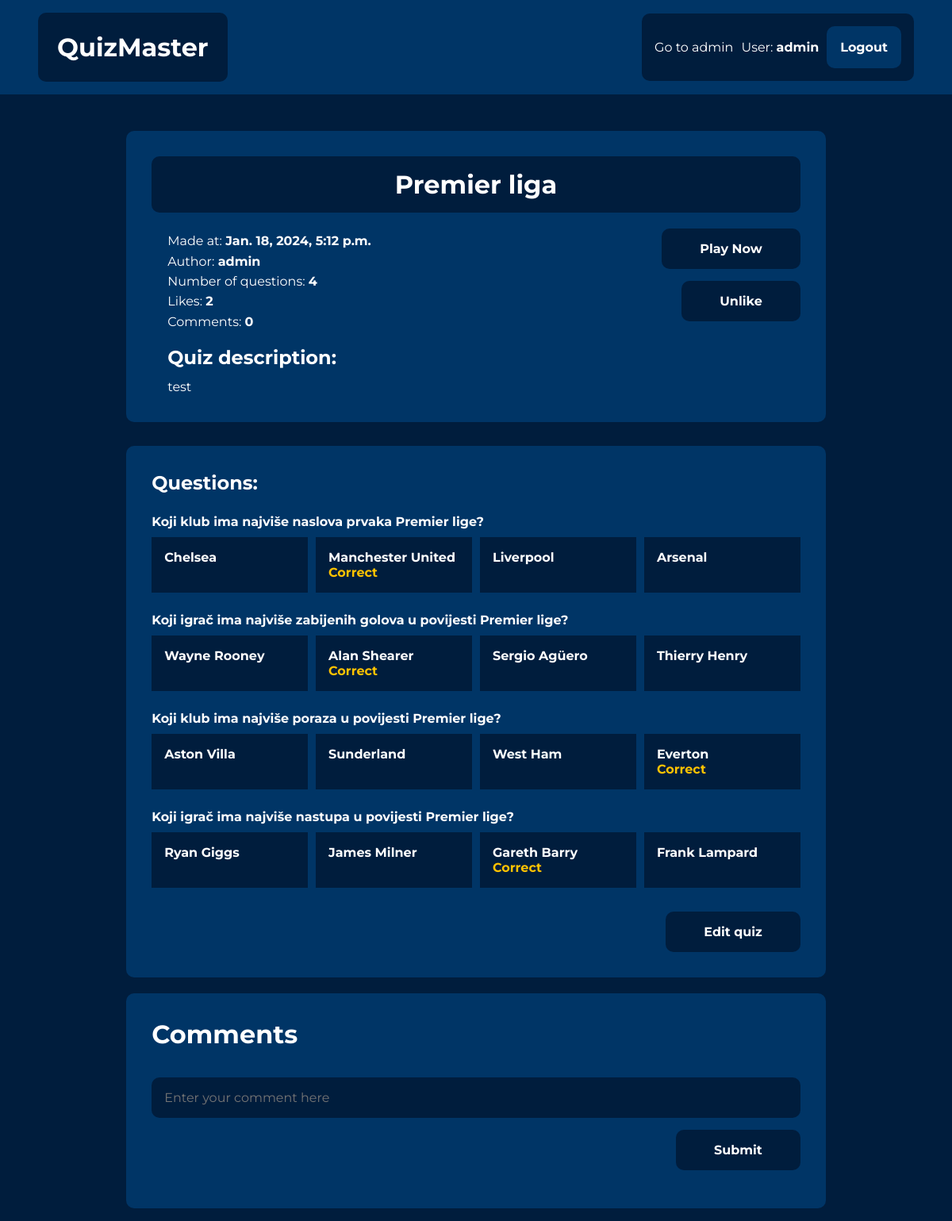
Screenshot of /quiz/2/ (signed in) with the database file from the repository.
### quiz/models.py (models this page shows, shortened)
class Quiz(models.Model):
    quiz_name = models.CharField(max_length=200, blank=False)
    pub_date = models.DateTimeField("date published", auto_now_add=True)
    description = models.TextField(blank=False)
    author = models.ForeignKey(User, on_delete=models.CASCADE)
    def liked_by(self, user):
        try:
            return self.likes.filter(user=user).count() > 0
        except:
            return False

class Question(models.Model):
    question_text = models.CharField(max_length=200, blank=False)
    quiz = models.ForeignKey(Quiz, on_delete=models.CASCADE)

class Answer(models.Model):
    answer_text = models.CharField(max_length=200, blank=False)
    is_correct = models.BooleanField()
    question = models.ForeignKey(Question, on_delete=models.CASCADE)

### quiz/views.py (the view)
# urls.py: path('<int:quiz_id>/', views.detail, name="detail"),
def detail(request, quiz_id):
    context = {}
    quiz = get_object_or_404(Quiz,pk=quiz_id)
    context = {
        "quiz": quiz,
        "liked": quiz.liked_by(request.user)
    }
    return render(request, 'quiz/quiz_detail.html', context)

### quiz/templates/quiz/quiz_detail.html (shortened to what this page needs)
{% extends "quiz/base.html" %}
{% block content %}
<div class="quiz-detail-layout">
    <div class="quiz-detail-heading">
        <h1>{{ quiz.quiz_name }}</h1>
    </div>
    <div class="quiz-detail-info">
        <p>Made at: <span style="font-weight: bold;">{{ quiz.pub_date }}</span></p>
        <p>Author:
            <a href="{% url 'quiz:user_profile' quiz.author.id %}" class="author-link">{{ quiz.author }}</a>
        </p>
        <p>Number of questions: <span style="font-weight: bold;">{{ quiz.question_set.count }}</span></p>
        <p>Likes: <span style="font-weight: bold;">{{ quiz.likes.count }}</span></p>
        <p>Comments: <span style="font-weight: bold;">{{ quiz.comments.count }}</span></p>
    </div>
    <div class="detail-button-div">
        <a href="{% url 'quiz:solve_quiz' quiz.id %}">
            <button class="list-item-button">Play Now</button>
        </a>
        <form method="post" action="{% url 'quiz:like' quiz.id %}" class="like-form">
            {% if liked %}
                <button type="submit" class="list-item-button">Unlike</button>
            {% else %}
                <button type="submit" class="list-item-button">Like</button>
            {% endif %}
        </form>
    </div>
    <div class="quiz-detail-desc">
        <h2 class="quiz-desc-heading">Quiz description: </h2>
        <p>{{ quiz.description }}</p>
    </div>
</div>
{% if quiz.author == request.user %}
    <div class="quiz-detail-questions">
        <h2>Questions: </h2>
        {% for question in quiz.question_set.all %}
            <p class="detail-question-heading">{{ question.question_text }}?</p>
            <div class="quiz-detail-answers">
                {% for answer in question.answer_set.all %}
                    <div class="detail-answers-item">
                        <p>{{ answer.answer_text }}</p>
                        {% if answer.is_correct == True %}
                            <p style="color: #FFC300;">Correct</p>
                        {% endif %}
                    </div>
                {% endfor %}
            </div>
        {% endfor %}
        <div class="questions-button-div">
            <a href="{% url 'quiz:edit_quiz' quiz.id %}">
                <button class="list-item-button">Edit quiz</button>
            </a>
        </div>
    </div>
{% endif %}
<div class="comments-layout">
    <h1 class="comments-heading">Comments</h1>
    {% if request.user.is_authenticated %}
        <form action="{% url 'quiz:post_comment' quiz.id %} " method="post" class="comment-form">
            <input id="comment_text" name="comment_text" type="text" placeholder="Enter your comment here">
            <div class="comment-btn-div">
                <button type="submit" class="list-item-button">Submit</button>
            </div>
        </form>
    {% else %}
        <p class="comment-login">You have to be logged in to comment |
            <a href="{% url 'login' %}">Login</a>
        </p>
    {% endif %}
</div>
{% endblock content %}

### quiz/templates/quiz/base.html (shortened to what this page needs)
{% load static %}
<html>
    <head>
        <link rel="stylesheet" href="{% static 'quiz/css/base.css' %}">
        <link rel="stylesheet" href="{% static 'quiz/css/home.css' %}">
        <link rel="stylesheet" href="{% static 'quiz/css/quiz_list.css' %}">
        <link rel="stylesheet" href="{% static 'quiz/css/quiz_detail.css' %}">
        <link rel="stylesheet" href="{% static 'quiz/css/quiz_create.css' %}">
        <link rel="stylesheet" href="{% static 'quiz/css/quiz_edit.css' %}">
        <link rel="stylesheet" href="{% static 'quiz/css/quiz_solve.css' %}">
        <link rel="stylesheet" href="{% static 'quiz/css/solve_result.css' %}">
        <link rel="stylesheet" href="{% static 'quiz/css/question_detail.css' %}">
        <link rel="stylesheet" href="{% static 'quiz/css/user_profile.css' %}">
        <link rel="stylesheet" href="{% static 'registration/css/registration.css' %}">
    </head>
    <body>
        <header class="header">
            <div class="header-brand">
                <h1>
                    <a href="/" class="home-link">QuizMaster</a>
                </h1>
            </div>
            <nav class="header-nav">
                {% if request.user.is_superuser %}
                    <a class="admin-link" href="/admin">Go to admin</a>
                {% endif %}
                {% if request.user.is_authenticated %}
                    <p class="nav-username">User:
                        <a href="{% url 'quiz:user_profile' request.user.id %}" class="author-link">
                            {{ request.user.username }}
                        </a>
                    </p>
                    <form method="post" action="{% url 'logout' %}" class="logout-form">
                        <button type="submit">Logout</button>
                    </form>
                {% endif %}
            </nav>
        </header>
        <div class="main-content">
            {% block content %}
            {% endblock %}
        </div>
    </body>
</html>

### quiz/static/quiz/css/base.css (style rules this page uses)
body, html { margin: 0; padding: 0; height: 100%; font-family: 'Montserrat', sans-serif; background: #001D3D; }
button, input { font-family: 'Montserrat', sans-serif; }
p, h1, h2, h3, h4, h5, h6 { margin: 0; padding: 0; }
a { text-decoration: none; }
.header { display: flex; flex-basis: 100%; justify-content: space-between; align-items: center; padding: 1em 3em; background-color: #003566; }
.header-brand { color: white; background-color: #001D3D; border-radius: 10px; padding: 1.5em; }
.home-link { color: white; }
.header-nav { display: flex; align-items: center; background-color: #001D3D; border-radius: 10px; padding: 1em; color: white; }
.nav-username { margin-right: 10px; }
.logout-form { display: flex; align-items: center; margin-block-end: 0; }
.logout-form button { border: 1px solid transparent; border-radius: 10px; padding: 10px; background: #003566; color: white; font-size: 16px; cursor: pointer; font-weight: bold; padding: 1em; }
.admin-link { margin-right: 10px; color: white; }
.main-content { display: flex; justify-content: center; align-items: center; flex-wrap: wrap; padding: 1em; }

### quiz/static/quiz/css/quiz_list.css (style rules this page uses)
.list-item-button { padding: 1em 3em; border: none; cursor: pointer; background-color: #001D3D; color: white; border-radius: 10px; font-weight: bold; font-size: medium; }

### quiz/static/quiz/css/quiz_detail.css (style rules this page uses)
.quiz-detail-layout { flex-basis: 70%; display: flex; justify-content: center; align-items: center; flex-wrap: wrap; padding: 2em; margin-top: 30px; border-radius: 10px; color: white; background: #003566; }
.quiz-detail-info { flex-basis: 70%; display: flex; flex-wrap: wrap; justify-content: flex-start; align-items: center; }
.detail-button-div { flex-basis: 30%; display: flex; justify-content: flex-end; align-items: center; flex-wrap: wrap; }
.like-form { flex-basis: 100%; display: flex; justify-content: flex-end; margin-top: 15px; }
.quiz-detail-heading { flex-basis: 100%; margin-bottom: 20px; background: #001D3D; border-radius: 10px; }
.quiz-detail-heading h1 { padding: 0.5em 0; text-align: center; }
.quiz-desc-heading { flex-basis: 100%; margin-bottom: 10px; padding: 0 20px; }
.quiz-detail-info p { flex-basis: 100%; padding: 0.2em 20px; }
.quiz-detail-desc { flex-basis: 100%; margin-top: 15px; }
.quiz-detail-desc p { padding: 0.2em 20px; }
.quiz-detail-questions { margin-top: 30px; flex-basis: 70%; padding: 2em; display: flex; flex-wrap: wrap; color: white; background: #003566; border-radius: 10px; }
.quiz-detail-questions h2 { flex-basis: 100%; margin-bottom: 15px; }
.detail-question-heading { flex-basis: 100%; margin-top: 10px; font-weight: bold; }
.quiz-detail-answers { flex-basis: 100%; display: grid; grid-template-columns: repeat(4, 1fr); grid-column-gap: 10px; margin-top: 10px; margin-bottom: 15px; }
.detail-answers-item { display: flex; flex-wrap: wrap; background: #001D3D; padding: 1em; }
.detail-answers-item p { flex-basis: 100%; font-weight: bold; }
.questions-button-div { flex-basis: 100%; margin-top: 15px; display: flex; justify-content: flex-end; }
.comments-layout { flex-basis: 70%; background: #003566; padding: 2em; border-radius: 10px; margin-top: 20px; display: flex; flex-wrap: wrap; justify-content: center; align-items: center; }
.comments-heading { color: white; flex-basis: 100%; margin-bottom: 15px; }
.comment-form { width: 100%; display: flex; flex-wrap: wrap; align-items: center; justify-content: center; margin-top: 20px; }
.comment-form input { flex-basis: 100%; border-radius: 10px; background: #001D3D; border: none; padding: 1em; color: white; font-size: medium; }
.comment-btn-div { flex-basis: 100%; display: flex; justify-content: flex-end; margin-top: 15px; }
.author-link { color: white; font-weight: bold; }

### rows the page displays
Quiz: quiz_name "Premier liga", pub_date "Jan. 18, 2024, 5:12 p.m.", author "admin", question_set.count "4", likes.count "2", comments.count "0", description "test"
Question: question_text "Koji klub ima najviše naslova prvaka Premier lige"
Answer: answer_text "Chelsea"
Answer: answer_text "Manchester United", is_correct "Correct"
Answer: answer_text "Liverpool"
Answer: answer_text "Arsenal"
Question: question_text "Koji igrač ima najviše zabijenih golova u povijesti Premier lige"
Answer: answer_text "Wayne Rooney"
Answer: answer_text "Alan Shearer", is_correct "Correct"
Answer: answer_text "Sergio Agüero"
Answer: answer_text "Thierry Henry"
Question: question_text "Koji klub ima najviše poraza u povijesti Premier lige"
Answer: answer_text "Aston Villa"
Answer: answer_text "Sunderland"
Answer: answer_text "West Ham"
Answer: answer_text "Everton", is_correct "Correct"
Question: question_text "Koji igrač ima najviše nastupa u povijesti Premier lige"
Answer: answer_text "Ryan Giggs"
Answer: answer_text "James Milner"
Answer: answer_text "Gareth Barry", is_correct "Correct"
Answer: answer_text "Frank Lampard"

### other values shown
{{ request.user.username }} "admin"
